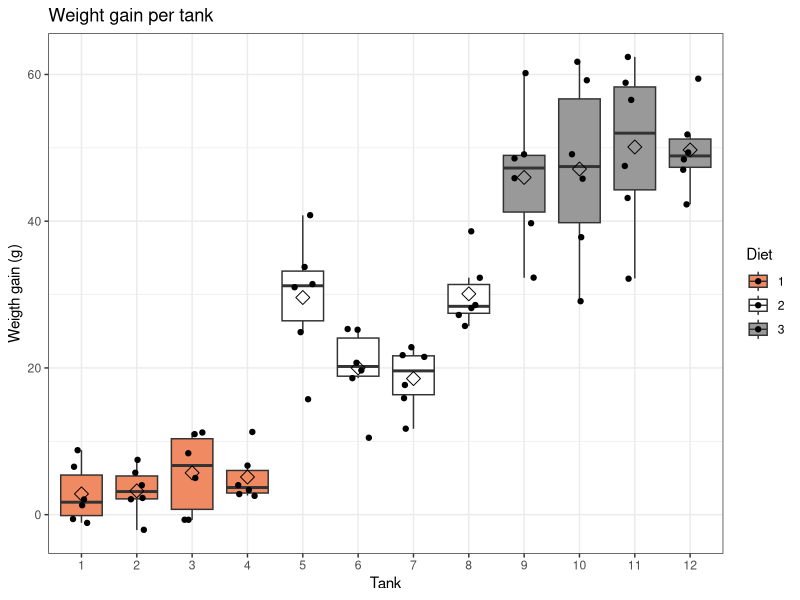
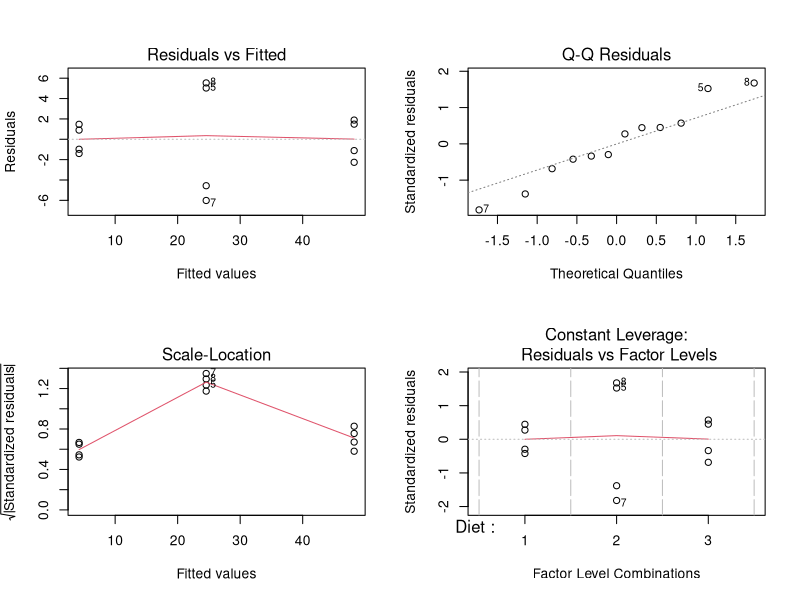

Reproduce these figures in R, in order.
## ---- chunk 1
library(tidyverse)
## ---- chunk 2
fish <- read.table("../../data/fishTank.txt",header=TRUE)
head(fish)
## ---- chunk 3
fish <- fish %>%
    mutate(Tank = as.factor(Tank), Diet = as.factor(Diet))
## ---- chunk 4
fish %>%
  ggplot(aes(x = Tank, y = WtGain, fill=Diet)) +
    geom_boxplot(outlier.shape=NA) + 
    geom_jitter(width = 0.2) +
    ggtitle("Weight gain per tank") +
    ylab("Weigth gain (g)") + 
    stat_summary(fun = mean, geom="point", shape=5, size=3, color="black", fill="black") +
    scale_fill_brewer(palette="RdGy") +
    theme_bw()
## ---- chunk 5
fish <- fish %>% 
    group_by(Tank, Diet) %>%
    summarise(aveWtGain = mean(WtGain))
fish
## ---- chunk 6
lmDiet <- lm(aveWtGain ~ Diet, fish)

par(mfrow=c(2,2))
plot(lmDiet)
## ---- chunk 7
lmDiet <- lm(aveWtGain ~ Diet, fish)

library(car)
anova_diet <- Anova(lmDiet, type=3)
anova_diet
## ---- chunk 8
library(multcomp)
multComp <- glht(model = lmDiet, 
                 linfct = mcp(Diet = "Tukey"))
sumDiet <- summary(multComp)
sumDiet
## ---- chunk 9
confDiet <- confint(multComp)
confDiet$confint[1,2]
